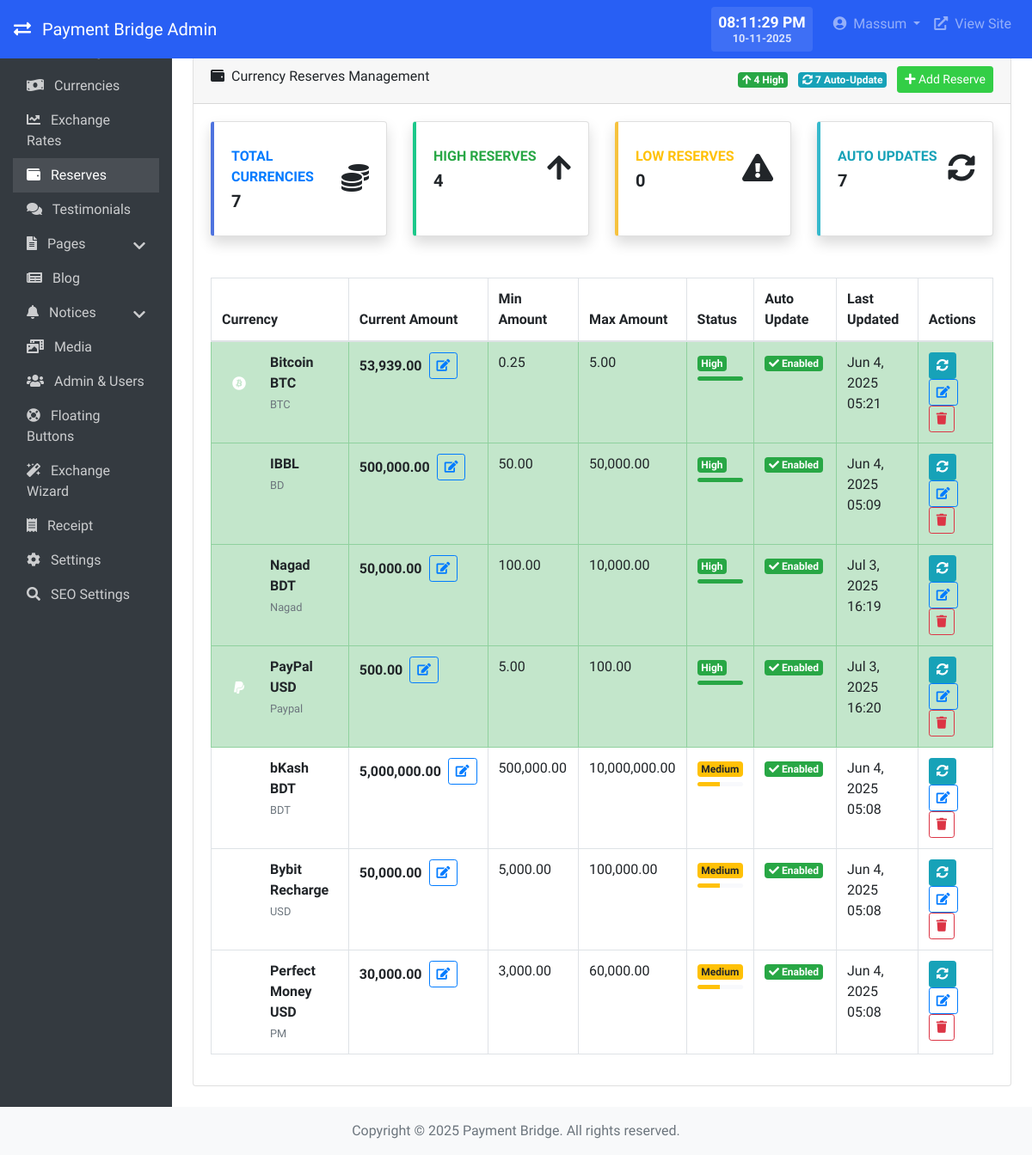
The app's page /admin/reserves/index.php (signed in) with its own data.
### tables this page shows
CREATE TABLE `settings` (
  `id` int(11) NOT NULL,
  `setting_key` varchar(100) NOT NULL,
  `setting_value` text DEFAULT NULL,
  `created_at` timestamp NOT NULL DEFAULT current_timestamp(),
  `updated_at` timestamp NOT NULL DEFAULT current_timestamp() ON UPDATE current_timestamp()
);

CREATE TABLE `users` (
  `id` int(11) NOT NULL,
  `username` varchar(50) NOT NULL,
  `email` varchar(100) NOT NULL,
  `password` varchar(255) NOT NULL,
  `role` enum('admin','manager','editor') NOT NULL DEFAULT 'editor',
  `status` enum('active','inactive') NOT NULL DEFAULT 'active',
  `last_login` datetime DEFAULT NULL,
  `created_at` timestamp NOT NULL DEFAULT current_timestamp(),
  `updated_at` timestamp NOT NULL DEFAULT current_timestamp() ON UPDATE current_timestamp()
);

CREATE TABLE `reserves` (
  `id` int(11) NOT NULL,
  `currency_code` varchar(10) NOT NULL,
  `amount` decimal(20,8) NOT NULL,
  `min_amount` decimal(20,8) NOT NULL DEFAULT 0.00000000,
  `max_amount` decimal(20,8) NOT NULL DEFAULT 0.00000000,
  `auto_update` tinyint(1) NOT NULL DEFAULT 0,
  `created_at` timestamp NOT NULL DEFAULT current_timestamp(),
  `updated_at` timestamp NOT NULL DEFAULT current_timestamp() ON UPDATE current_timestamp()
);

CREATE TABLE `currencies` (
  `id` int(11) NOT NULL,
  `code` varchar(10) NOT NULL,
  `name` varchar(100) DEFAULT NULL,
  `display_name` varchar(100) DEFAULT NULL,
  `logo` varchar(255) DEFAULT NULL,
  `background_class` varchar(100) DEFAULT NULL,
  `icon_class` varchar(100) DEFAULT NULL,
  `payment_address` varchar(255) DEFAULT NULL,
  `address_label` varchar(100) DEFAULT NULL,
  `address_type` varchar(100) DEFAULT NULL,
  `status` enum('active','inactive') NOT NULL DEFAULT 'active',
  `created_at` timestamp NOT NULL DEFAULT current_timestamp(),
  `updated_at` timestamp NOT NULL DEFAULT current_timestamp() ON UPDATE current_timestamp()
);

### admin/reserves/index.php (the view, shortened to what the rows shown need)
<?php
require_once '../../includes/db.php';
require_once '../../includes/functions.php';
require_once '../../includes/auth.php';
try {
    $db = Database::getInstance();
    $reserves = $db->getRows("
        SELECT r.*, c.name, c.display_name, c.logo, c.background_class, c.icon_class
        FROM reserves r
        LEFT JOIN currencies c ON r.currency_code = c.code
        WHERE c.status = ?
        ORDER BY
        CASE
            WHEN r.amount <= r.min_amount THEN 1
            WHEN r.amount >= r.max_amount * 0.8 THEN 2
            ELSE 3
        END, c.name ASC
    ", ['active']);
} catch (Exception $e) {
    error_log("Error fetching reserves: " . $e->getMessage());
    $reserves = [];
    $_SESSION['error_message'] = 'Error loading reserves. Please try again.';
}
include '../includes/header.php';
?>
<div class="card mb-4">
    <div class="card-body">
        <div class="table-responsive">
            <table class="table table-bordered" width="100%" cellspacing="0">
                <thead>
                    <tr>
                        <th>Currency</th>
                        <th>Current Amount</th>
                        <th>Min Amount</th>
                        <th>Max Amount</th>
                        <th>Status</th>
                        <th>Auto Update</th>
                        <th>Last Updated</th>
                        <th>Actions</th>
                    </tr>
                </thead>
                <tbody>
                    <?php if (count($reserves) > 0): ?>
                    <?php foreach ($reserves as $reserve): ?>
                    <?php
                    $amount = $reserve['amount'] ?? 0;
                    $minAmount = $reserve['min_amount'] ?? 0;
                    $maxAmount = $reserve['max_amount'] ?? 0;
                    $percentage = $maxAmount > 0 ? ($amount / $maxAmount) * 100 : 0;
                    $rowClass = '';
                    if ($minAmount > 0 && $amount <= $minAmount) {
                        $rowClass = 'table-danger';
                        $progressClass = 'bg-danger';
                        $statusBadge = '<span class="badge badge-danger">Low</span>';
                    } elseif ($percentage >= 80) {
                        $rowClass = 'table-success';
                        $progressClass = 'bg-success';
                        $statusBadge = '<span class="badge badge-success">High</span>';
                    } else {
                        $progressClass = 'bg-warning';
                        $statusBadge = '<span class="badge badge-warning">Medium</span>';
                    }
                    ?>
                    <tr class="<?php echo $rowClass; ?>">
                        <td>
                            <div class="d-flex align-items-center">
                                <div class="mr-3">
                                    <?php if (!empty($reserve['logo'])): ?>
                                        <div class="rounded-circle d-flex align-items-center justify-content-center <?php echo htmlspecialchars($reserve['background_class'] ?? 'bg-primary'); ?>"
                                             style="width: 40px; height: 40px; display: none;">
                                            <i class="<?php echo htmlspecialchars($reserve['icon_class'] ?? 'fas fa-money-bill-wave'); ?> text-white"></i>
                                        </div>
                                    <?php else: ?>
                                        <div class="rounded-circle d-flex align-items-center justify-content-center <?php echo htmlspecialchars($reserve['background_class'] ?? 'bg-primary'); ?>"
                                             style="width: 40px; height: 40px;">
                                            <i class="<?php echo htmlspecialchars($reserve['icon_class'] ?? 'fas fa-money-bill-wave'); ?> text-white"></i>
                                        </div>
                                    <?php endif; ?>
                                </div>
                                <div>
                                    <div class="font-weight-bold"><?php echo htmlspecialchars($reserve['name'] ?? ''); ?></div>
                                    <small class="text-muted"><?php echo htmlspecialchars($reserve['currency_code'] ?? ''); ?></small>
                                </div>
                            </div>
                        </td>
                        <td>
                            <div class="d-flex align-items-center">
                                <span class="editable-amount font-weight-bold"
                                      data-id="<?php echo $reserve['id']; ?>"
                                      data-amount="<?php echo $amount; ?>">
                                    <?php echo number_format($amount, 2); ?>
                                </span>
                                <button class="btn btn-sm btn-outline-primary ml-2 edit-amount-btn"
                                        data-id="<?php echo $reserve['id']; ?>">
                                    <i class="fas fa-edit"></i>
                                </button>
                            </div>
                        </td>
                        <td><?php echo number_format($minAmount, 2); ?></td>
                        <td><?php echo number_format($maxAmount, 2); ?></td>
                        <td>
                            <?php echo $statusBadge; ?>
                            <div class="progress mt-1" style="height: 5px;">
                                <div class="progress-bar <?php echo $progressClass; ?>"
                                     style="width: <?php echo min(100, max(0, $percentage)); ?>%"></div>
                            </div>
                        </td>
                        <td>
                            <?php if (isset($reserve['auto_update']) && $reserve['auto_update']): ?>
                                <span class="badge badge-success"><i class="fas fa-check"></i> Enabled</span>
                            <?php else: ?>
                                <span class="badge badge-secondary"><i class="fas fa-times"></i> Disabled</span>
                            <?php endif; ?>
                        </td>
                        <td>
                            <?php
                            if (isset($reserve['updated_at'])) {
                                echo date('M j, Y H:i', strtotime($reserve['updated_at']));
                            } else {
                                echo 'N/A';
                            }
                            ?>
                        </td>
                        <td>
                            <form method="POST" style="display: inline;">
                                <button type="submit" class="btn btn-info btn-sm" title="Toggle Auto-Update">
                                    <i class="fas fa-sync-alt"></i>
                                </button>
                            </form>
                            <button class="btn btn-sm btn-outline-primary edit-reserve-btn"
                                    data-id="<?php echo $reserve['id']; ?>"
                                    data-currency="<?php echo htmlspecialchars($reserve['currency_code']); ?>"
                                    data-amount="<?php echo $amount; ?>"
                                    data-min="<?php echo $minAmount; ?>"
                                    data-max="<?php echo $maxAmount; ?>"
                                    data-auto="<?php echo $reserve['auto_update'] ?? 0; ?>">
                                <i class="fas fa-edit"></i>
                            </button>
                            <a href="delete.php?id=<?php echo $reserve['id']; ?>" class="btn btn-sm btn-outline-danger delete-confirm">
                                <i class="fas fa-trash"></i>
                            </a>
                        </td>
                    </tr>
                    <?php endforeach; ?>
                    <?php else: ?>
                    <tr>
                        <td colspan="8" class="text-center">No reserves found</td>
                    </tr>
                    <?php endif; ?>
                </tbody>
            </table>
        </div>
    </div>
</div>
<?php include '../includes/footer.php'; ?>

### admin/includes/header.php (shortened to what the rows shown need)
<?php
$user = Auth::getUser();
?>
<!DOCTYPE html>
<html lang="en">
<head>
    <link href="https://stackpath.bootstrapcdn.com/bootstrap/4.5.2/css/bootstrap.min.css" rel="stylesheet">
    <link rel="stylesheet" href="https://cdnjs.cloudflare.com/ajax/libs/font-awesome/5.15.3/css/all.min.css">
    <link rel="stylesheet" href="<?php echo ADMIN_URL; ?>/assets/css/admin.css">
</head>
<body>
    <nav class="navbar navbar-expand-lg navbar-dark bg-dark fixed-top">
        <a class="navbar-brand" href="<?php echo ADMIN_URL; ?>/index.php">
            <i class="fas fa-exchange-alt mr-2"></i>
            <?php echo getSetting('site_name', SITE_NAME); ?> Admin
        </a>
        <div class="collapse navbar-collapse" id="navbarNav">
            <ul class="navbar-nav ml-auto">
                <li class="nav-item dropdown">
                    <a class="nav-link dropdown-toggle" href="#" id="navbarDropdown" role="button" data-toggle="dropdown" aria-haspopup="true" aria-expanded="false">
                        <i class="fas fa-user-circle mr-1"></i> <?php echo htmlspecialchars($user['username']); ?>
                    </a>
                </li>
            </ul>
        </div>
    </nav>
    <div class="container-fluid">
        <div class="row">
            <main role="main" class="col-md-10 ml-sm-auto px-4 content">

### admin/includes/footer.php (shortened to what the rows shown need)
</main>
        </div>
    </div>
    <footer class="footer mt-auto py-3 bg-light">
        <div class="container-fluid text-center">
            <span class="text-muted">Copyright &copy; <?php echo date('Y'); ?> <?php echo getSetting('site_name', SITE_NAME); ?>. All rights reserved.</span>
        </div>
    </footer>
</body>
</html>

### records on screen
settings: setting_value "Payment Bridge"
users: username "Massum"
reserves: currencies.name "Bitcoin BTC", currency_code "BTC", amount "53,939.00", min_amount "0.25", max_amount "5.00", shows "High", auto_update 1 (drawn), updated_at "Jun 4, 2025 05:21"
reserves: currencies.name "IBBL", currency_code "BD", amount "500,000.00", min_amount "50.00", max_amount "50,000.00", shows "High", auto_update 1 (drawn), updated_at "Jun 4, 2025 05:09"
reserves: currencies.name "Nagad BDT", currency_code "Nagad", amount "50,000.00", min_amount "100.00", max_amount "10,000.00", shows "High", auto_update 1 (drawn), updated_at "Jul 3, 2025 16:19"
reserves: currencies.name "PayPal USD", currency_code "Paypal", amount "500.00", min_amount "5.00", max_amount "100.00", shows "High", auto_update 1 (drawn), updated_at "Jul 3, 2025 16:20"
reserves: currencies.name "bKash BDT", currency_code "BDT", amount "5,000,000.00", min_amount "500,000.00", max_amount "10,000,000.00", shows "Medium", auto_update 1 (drawn), updated_at "Jun 4, 2025 05:08"
reserves: currencies.name "Bybit Recharge", currency_code "USD", amount "50,000.00", min_amount "5,000.00", max_amount "100,000.00", shows "Medium", auto_update 1 (drawn), updated_at "Jun 4, 2025 05:08"
reserves: currencies.name "Perfect Money USD", currency_code "PM", amount "30,000.00", min_amount "3,000.00", max_amount "60,000.00", shows "Medium", auto_update 1 (drawn), updated_at "Jun 4, 2025 05:08"

### other values on screen
$highReserves "4"
$autoUpdateEnabled "7"
$totalReserves "7"
$lowReserves "0"
